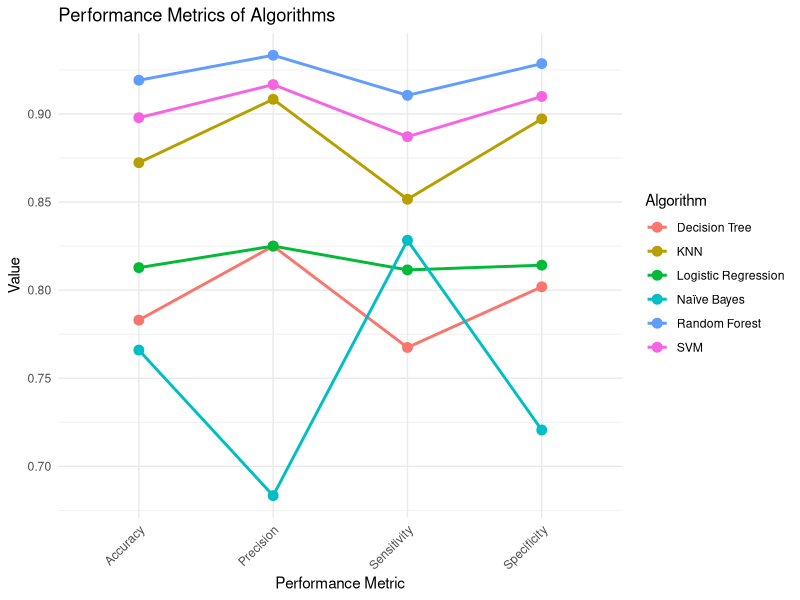

R code for this plot:
# Load necessary library
library(ggplot2)
library(tidyr)

# Create data frame with performance metrics for each algorithm
data <- data.frame(
  Algorithm = c("Decision Tree", "Random Forest", "KNN", "Logistic Regression", "Naïve Bayes", "SVM"),
  Accuracy = c(0.782978723, 0.919148936, 0.872340426, 0.812765957, 0.765957447, 0.89787234),
  Sensitivity = c(0.76744186, 0.910569106, 0.8515625, 0.81147541, 0.828282828, 0.887096774),
  Precision = c(0.825, 0.933333333, 0.908333333, 0.825, 0.683333333, 0.916666667),
  Specificity = c(0.801886792, 0.928571429, 0.897196262, 0.814159292, 0.720588235, 0.90990991)
)

# Reshape the data for plotting
data_long <- gather(data, key = "Metric", value = "Value", -Algorithm)

# Create the plot
plot <- ggplot(data_long, aes(x = Metric, y = Value, group = Algorithm, color = Algorithm)) +
  geom_line(size = 1) +
  geom_point(size = 3) +
  labs(title = "Performance Metrics of Algorithms",
       x = "Performance Metric",
       y = "Value") +
  theme_minimal() +
  theme(axis.text.x = element_text(angle = 45, hjust = 1))

# Print the plot
print(plot)
